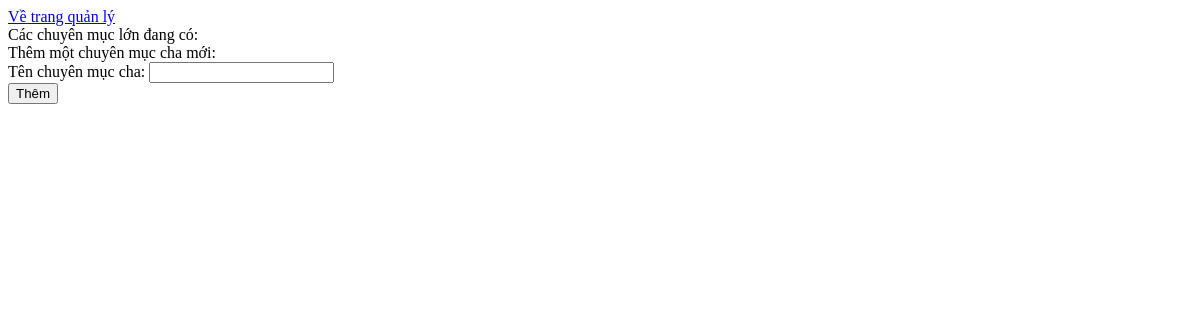
Before: /admin/addParentCategory.php with the older database file.
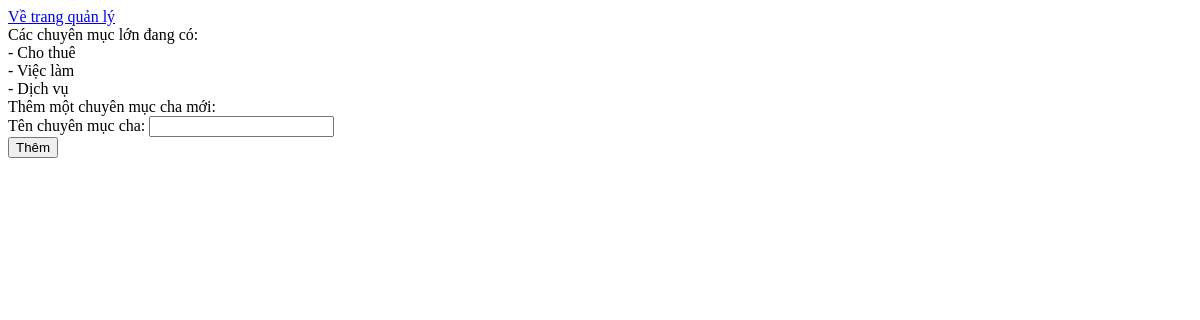
After: the same page with the newer database file.
### tables this page shows
CREATE TABLE IF NOT EXISTS `parentsCategory` (
  `id` int(11) NOT NULL,
  `name` varchar(255) NOT NULL
);

### admin/addParentCategory.php (the view, shortened to what this page needs)
<?php require_once('../connect.php') ?>
<!DOCTYPE html>
<html lang="en">
<head>
</head>
<body>
	<a href="index.php" title="">Về trang quản lý</a><br>
	Các chuyên mục lớn đang có: <br>
	<?php
		$sql = 'SELECT * FROM parentsCategory';
		$query = mysqli_query($con, $sql);
		while ($row = mysqli_fetch_array($query)) {
		    echo '- ' , $row['name'] , '<br/>';
		}
	?>
	Thêm một chuyên mục cha mới: <br>
	<form action="" method="post">
	Tên chuyên mục cha: <input type="text" name="name" value=""><br>
	<input type="submit" value="Thêm">
	</form>
</body>
</html>

Changed rows visible on the page:
added parentscategory: name "Cho thuê"
added parentscategory: name "Việc làm"
added parentscategory: name "Dịch vụ"
